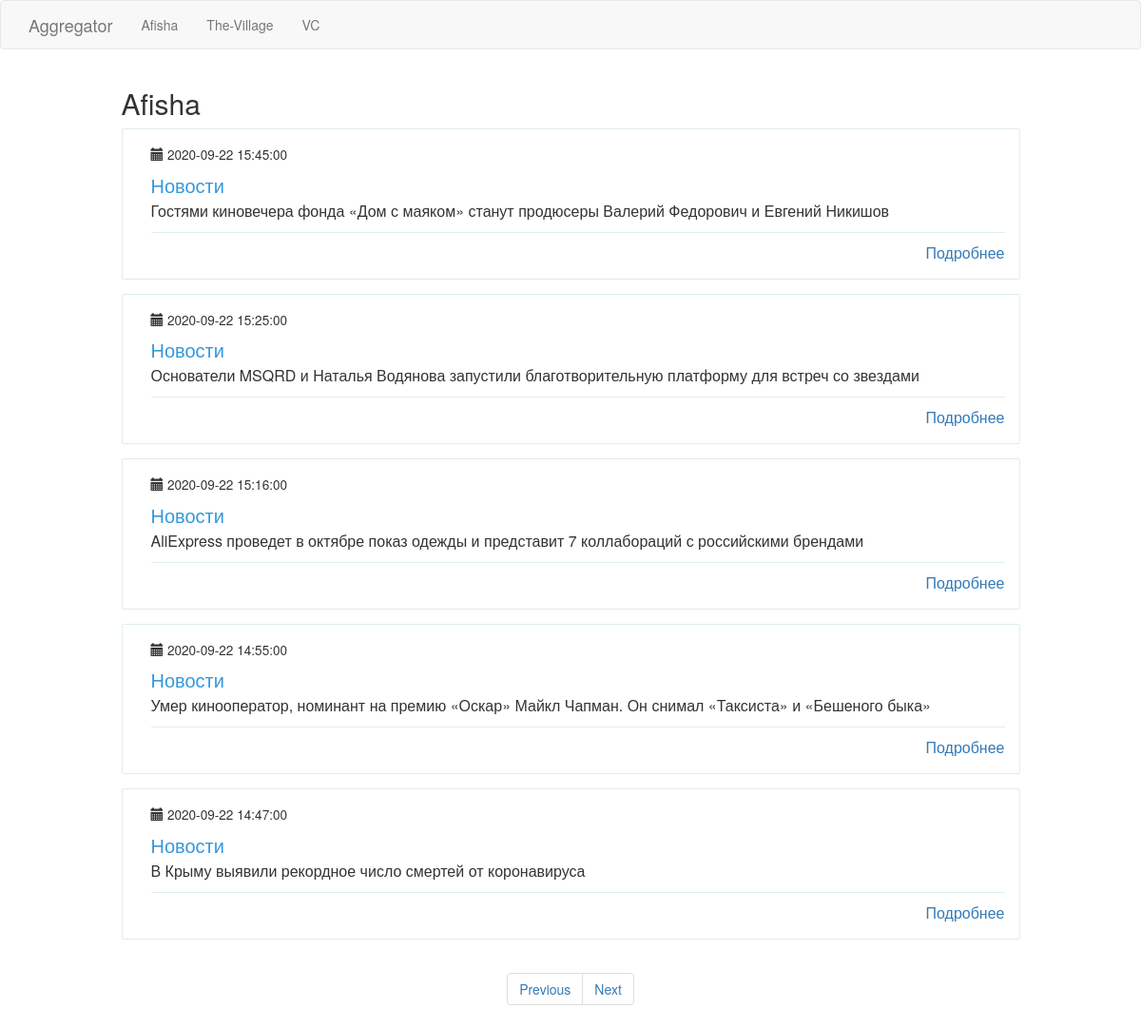
The app's page /afisha?page=2 with its own data.
### app/models.py (models this page shows, shortened)
class PaginatedAPIMixin(object):
    @staticmethod
    def to_collection_dict(query, page, per_page, endpoint, **kwargs):
        resources = query.paginate(page, per_page, False)
        data = {
            'items': [item.to_dict() for item in resources.items],
            '_meta': {
                'page': page,
                'per_page': per_page,
                'total_pages': resources.pages,
                'total_items': resources.total
            },
            '_links': {
                'self': url_for(endpoint, page=page, per_page=per_page, **kwargs),
                'next': url_for(endpoint, page=page + 1, per_page=per_page, **kwargs) if resources.has_next else None,
                'prev': url_for(endpoint, page=page - 1, per_page=per_page, **kwargs) if resources.has_prev else None
            }
        }
        return data

class News(PaginatedAPIMixin, db.Model):
    id = db.Column(db.Integer, primary_key=True)
    header = db.Column(db.String(120), index=True, unique=True)
    link = db.Column(db.String(120), index=True, unique=True)
    timestamp = db.Column(db.DateTime, index=True, default=datetime.utcnow)
    user_id = db.Column(db.Integer, db.ForeignKey('resource.id'))

### app/main/routes.py (the view)
@bp.route('/afisha', methods=['GET'])
def afisha():
    page = request.args.get('page', 1, type=int)
    news = News.query.filter_by(user_id=1).order_by(News.timestamp.desc())\
        .paginate(page, current_app.config['POSTS_PER_PAGE'], False)
    next_url = url_for('main.afisha', page=news.next_num) if news.has_next else None
    prev_url = url_for('main.afisha', page=news.prev_num) if news.has_prev else None
    return render_template("news.html", news=news.items, title="Afisha", next_url=next_url, prev_url=prev_url)

### app/templates/news.html (shortened to what this page needs)
{% extends "base.html" %}
{% block content %}
    <div class="container">
      <div class="row">
         <div class="col-md-10 col-md-offset-1 header-h2">
             <h2>{{ title }}</h2>
         </div>
        {% for new in news %}
        <div class="col-md-10 col-md-offset-1">
          <div class="wp-block property list">
            <div class="wp-block-body">
              <div class="wp-block-content">
                <small>
                 <span class="glyphicon glyphicon-calendar" aria-hidden="true"></span> {{ new.timestamp  }}
                </small>
                <h4 class="content-title">Новости</h4>
                <p class="description">{{ new.header }}</p>
                <span class="pull-right">
                  <span class="capacity">
                     <a href="{{ new.link }}">Подробнее</a>
                  </span>
                </span>
              </div>
            </div>
          </div>
        </div>
      {% endfor %}
      </div>
    </div>
<nav class="text-center" aria-label="Page navigation example">
  <ul class="pagination">
    <li class="page-item {% if not prev_url %} disabled{% endif %}">
      <a class="page-link" href="{{ prev_url or '#' }}" tabindex="-1">Previous</a>
    </li>
    <li class="page-item{% if not next_url %} disabled{% endif %}">
      <a class="page-link" href="{{ next_url or '#' }}">Next</a>
    </li>
  </ul>
</nav>
{% endblock %}

### app/static/style.css (style rules this page uses)
.wp-block { margin: 0 0 15px 0; -webkit-transition: all .3s linear; transition: all .3s linear; position: relative; cursor: default; border-radius: 2px; }
.wp-block.property.list { border: 1px solid #e0eded; margin-bottom: 15px !important; }
.wp-block.property.list { padding: 15px 15px 0 15px; }
.wp-block.property.list { margin: 0; padding: 0; font-size: 16px; font-weight: 400; }
.wp-block .wp-block-body { padding: 15px; }
.wp-block.property.list .wp-block-content .content-title { font-size: 20px; color: #3498db; margin-bottom: 5px; }
.wp-block.property.list .wp-block-body .wp-block-content { width: 10%; display: table-cell; vertical-align: top; padding-left: 15px; }
.wp-block.property.list .wp-block-content .description { padding-bottom: 10px; border-bottom: 1px solid #e0eded; }

### records on screen
News: timestamp "2020-09-22 15:45:00", header "Гостями киновечера фонда «Дом с маяком» станут продюсеры Валерий Федорович и Евгений Никишов"
News: timestamp "2020-09-22 15:25:00", header "Основатели MSQRD и Наталья Водянова запустили благотворительную платформу для встреч со звездами"
News: timestamp "2020-09-22 15:16:00", header "AliExpress проведет в октябре показ одежды и представит 7 коллабораций с российскими брендами"
News: timestamp "2020-09-22 14:55:00", header "Умер кинооператор, номинант на премию «Оскар» Майкл Чапман. Он снимал «Таксиста» и «Бешеного быка»"
News: timestamp "2020-09-22 14:47:00", header "В Крыму выявили рекордное число смертей от коронавируса"

### other values on screen
{{ title }} "Afisha"
